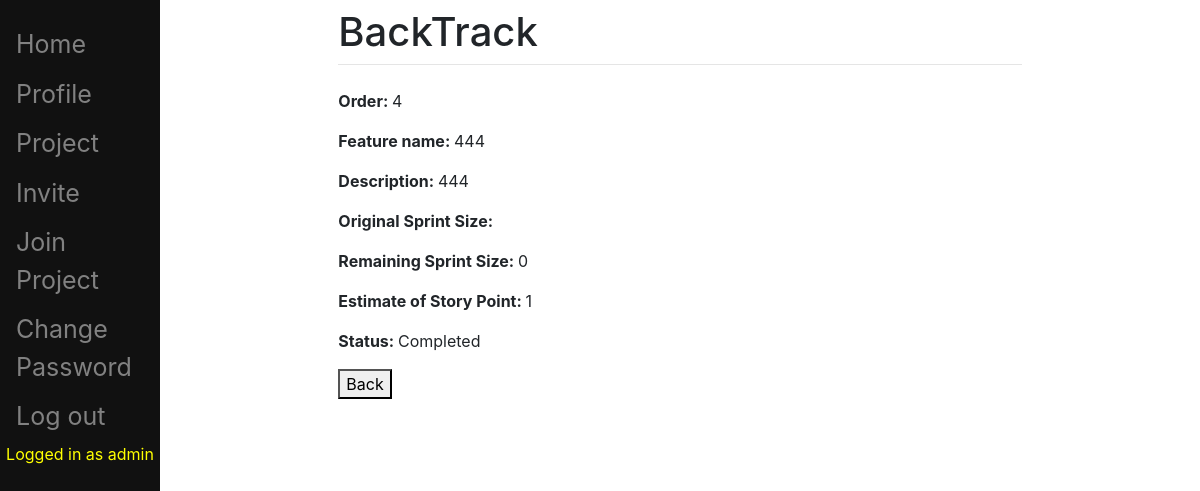
Before: /pbi/viewPBIdetail/11/ (signed in) with the older database file.
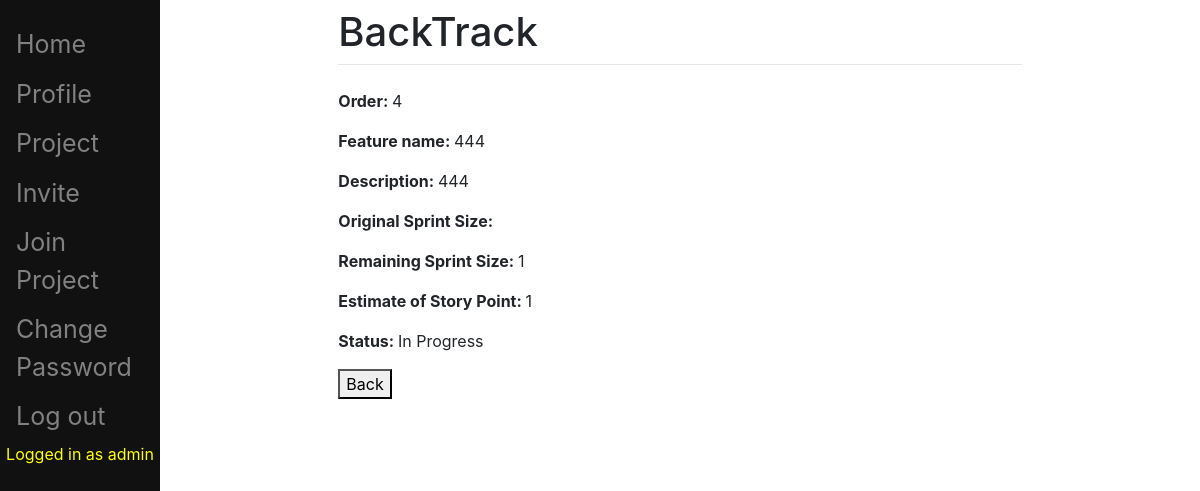
After: the same page with the newer database file.
### pbi/models.py (models this page shows, shortened)
class Item(models.Model):
	STAT = (
		('Completed', 'Completed'),
		('In Progress', 'In Progress'),
		('Not yet started', 'Not yet started'),
		('Not finished', 'Not finished'),
	)
	order = models.PositiveIntegerField()
	name = models.CharField(max_length=200)
	description = models.CharField(max_length=200)
	remaining_sprint_size = models.PositiveIntegerField()
	estimate_of_story_point = models.PositiveIntegerField()
	cumulative_story_point = models.PositiveIntegerField(default=0, editable=False)
	status = models.CharField(choices=STAT, default='Not yet started', max_length=200)
	last_modified = models.DateTimeField(auto_now=True, auto_now_add=False, blank=True)
	create_at = models.DateTimeField(blank=True, default=timezone.now, editable=False)
	project = models.ForeignKey(Project, on_delete=models.CASCADE, null=True)
	sprint = models.ForeignKey(Sprint, on_delete=models.SET_NULL, blank=True, null=True)
	added = models.BooleanField(default=False, editable=False)

### pbi/views.py (the view)
class PbiDetailView(LoginRequiredMixin, TemplateView):
    login_url = '/pbi/login/'
    redirect_field_name = 'redirect_to'
    template_name = 'pbi_detail.html'
    def get_context_data(self, **kwargs):
        item = self.kwargs['item']
        context = super().get_context_data(**kwargs)
        context['item'] = Item.objects.get(pk=item)
        u = self.request.user
        personCheck = Person.objects.get(user = u)
        if personCheck.project != context['item'].project:
            context['header'] = []
            context['rows'] = []
            context['person'] = personCheck
            return context
        context['person1'] = personCheck
        return context

### templates/pbi_detail.html (shortened to what this page needs)
{% extends "main/base.html" %}
{% block content %}
{% if person == NONE %}
<p><b>Order: </b>{{ item.order }}</p>
<p><b>Feature name: </b>{{ item.name }}</p>
<p><b>Description: </b>{{ item.description }}</p>
<p><b>Original Sprint Size: </b>{{ item.original_sprint_size }}</p>
<p><b>Remaining Sprint Size: </b>{{ item.remaining_sprint_size }}</p>
<p><b>Estimate of Story Point: </b>{{ item.estimate_of_story_point }}</p>
<p><b>Status: </b>{{ item.status }}</p>
<button onclick="window.history.back();" value="Back" type="reset">Back</button>
{% else %}
	<p>Restricted Access</p>
{% endif %}
{% endblock %}

Changed rows visible on the page:
changed Item: remaining_sprint_size "0" → "1"; status "Completed" → "In Progress"
